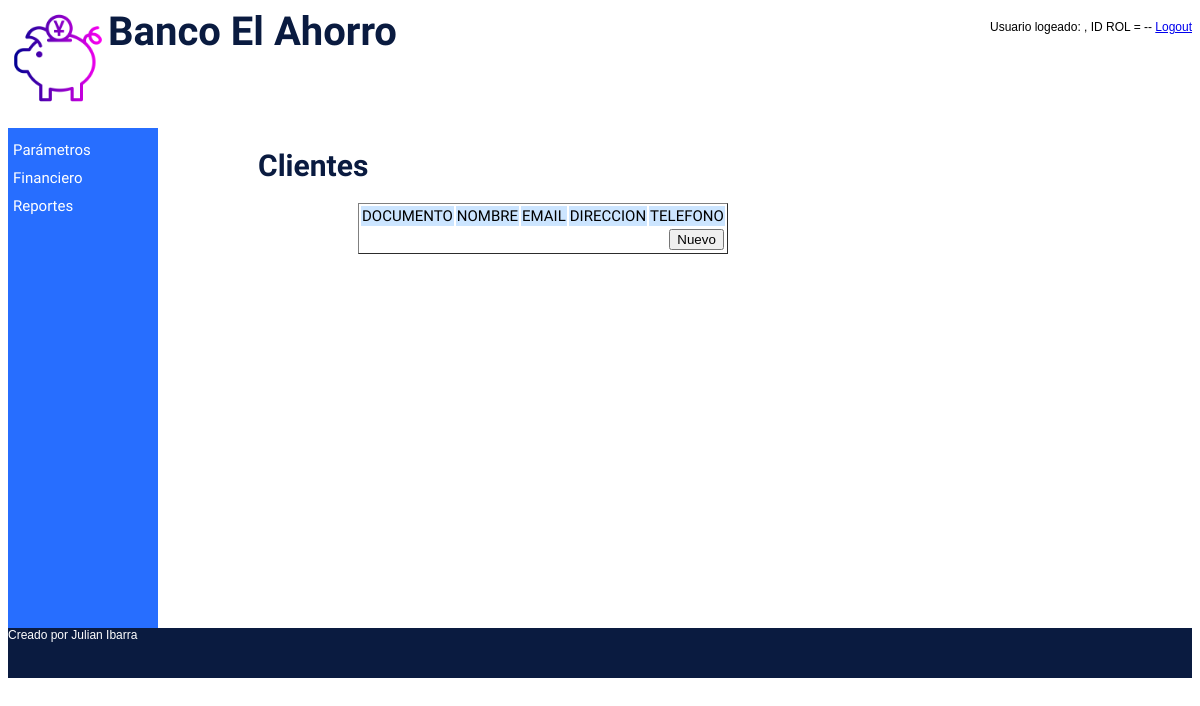
Page /index.php?sel=C1 on the earlier database version.
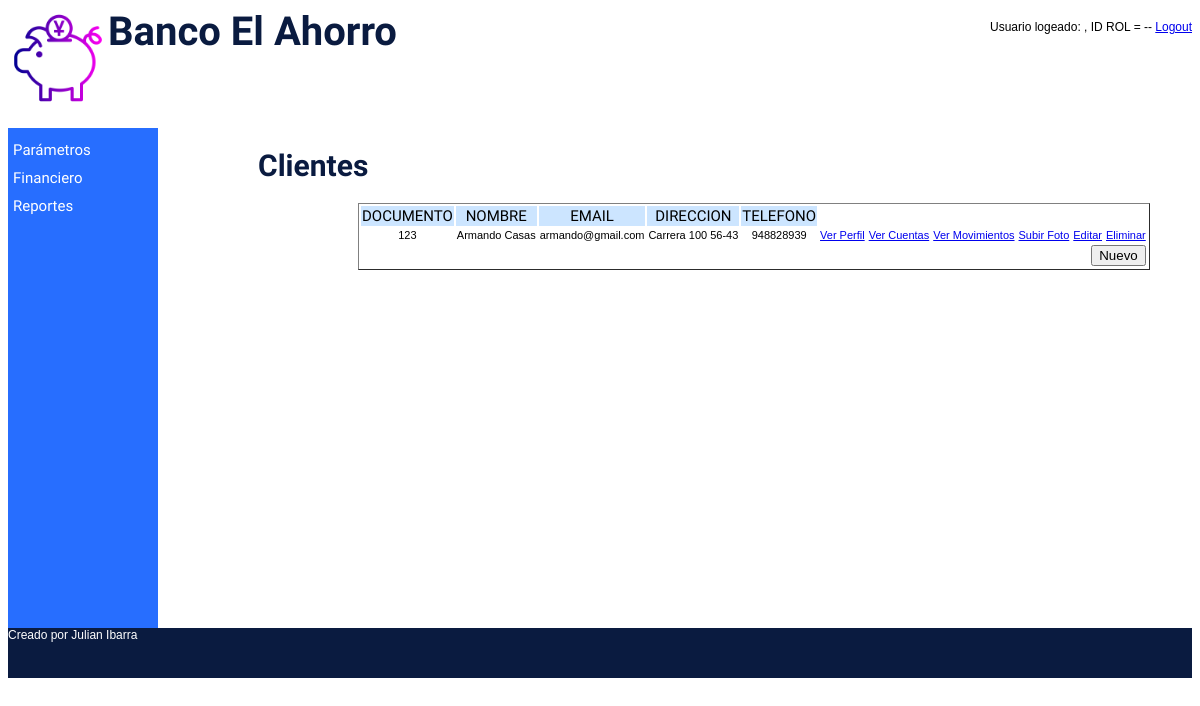
Same page on the later database version.
### tables this page shows
CREATE TABLE cliente(
documento int(15) PRIMARY KEY NOT NULL,
nombre varchar(50) NOT NULL,
email varchar(50) NOT NULL,
direccion varchar(30) NOT NULL,
telefono varchar(15) NOT NULL
);

### lib/config.php (called while the page is built)
<?php
    $CFG_HOST = "localhost";
    $CFG_USER = "root";
    $CFG_DBPWD = "root";
    $CFG_DBASE = "banco";
?>

### lib/cliente.php (called while the page is built, shortened)
<?php
class Cliente {
    var $con;
    function Cliente( ) {
        $this->con = new MySql();
    }
  function listar( ) {
      $this->con->conectarse();
      $this->con->sql = "SELECT documento, nombre, email, direccion, telefono ".
                "FROM cliente";
      $this->con->consultar();
      $this->lista = $this->con->rtaSql;
      $this->con->desconectarse();
   }
}
?>

### lib/mysql_lib.php (called while the page is built, shortened)
<?php
class Mysql {
 var $sql;
 function Mysql () {
    $this->sql = "";
    }
 function consultar() {
    $this->rtaSql = mysql_query($this->sql);
    }
}
?>

### cliente/cliente_listar.php (the view, shortened to what this page needs)
<!DOCTYPE html>
<html lang="es">
<head>
	<link rel="stylesheet" type="text/css" href="estilos.css">
</head>
<body>
    <h1>Clientes</h1>
	<form name="pdf" action="index.php?sel=C2">
        <table border="1" class="tabla">
            <tr class="titulo">
            <td>DOCUMENTO</td><td>NOMBRE</td><td>EMAIL</td><td>DIRECCION</td><td>TELEFONO</td>
            </tr>
            <?php
                include("lib/config.php");
                include("lib/mysql_lib.php");
                include("lib/cliente.php");
                $c = new Cliente();
                $c->listar();
                $result = $c->lista;
                while ($row = mysql_fetch_array($result)) {
                    print "<tr>";
                    print "<td>".$row['documento']."</td>";
                    print "<td>".$row['nombre']."</td>";
                    print "<td>".$row['email']."</td>";
                    print "<td>".$row['direccion']."</td>";
                    print "<td>".$row['telefono']."</td>";
                    print "<td><a href='index.php?sel=C7&"."documento=".$row['documento']."'>Ver Perfil</a></td>";
                    print "<td><a href='index.php?sel=P5&"."documento=".$row['documento']."'>Ver Cuentas</a></td>";
                    print "<td><a href='index.php?sel=RE2&"."documento=".$row['documento']."'>Ver Movimientos</a></td>";
                    print "<td><a href='index.php?sel=UPF&"."documento=".$row['documento']."'>Subir Foto</a></td>";
                    print "<td><a href='index.php?sel=C5&"."documento=".$row['documento']."'>Editar</a></td>";
                    print "<td><a href='index.php?sel=C4&"."documento=".$row['documento']."'>Eliminar</a></td>";
                    print "</tr>";
                }
            ?>
            <tr><td colspan="11"><input name="btnInsertar" type="button" class="botonNuevo" onclick="javascript:window.location='index.php?sel=C2';" value="Nuevo"></td></tr>
        </table>
        </form>
</body>
</html>

Differences in the rows shown:
added cliente: documento "123", nombre "Armando Casas", email "armando@gmail.com", direccion "Carrera 100 56-43", telefono "948828939"
